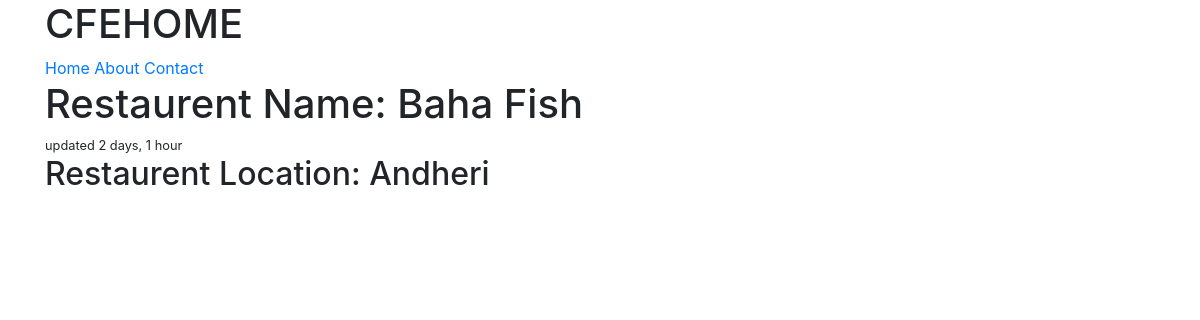
The app's page /restaurent/baha-fish/ with its own data.
### restaurent/models.py (models this page shows, shortened)
class RestaurentLocation(models.Model):
  owner      = models.ForeignKey(User)
  name       = models.CharField(max_length=120)
  location   = models.CharField(max_length=120, null=True, blank=True)
  category   = models.CharField(max_length=120, null=True, blank=True)
  timestamp  = models.DateTimeField(auto_now_add = True)
  updated    = models.DateTimeField(auto_now = True)
  slug       = models.SlugField(null=True, blank=True)
  @property
  def title(self):
    return self.name

### restaurent/views.py (the view)
# urls.py: url(r'^restaurent/(?P<slug>[\w-]+)/$', RestaurentDetailView),
def RestaurentDetailView(request, slug):
  obj = RestaurentLocation.objects.get(slug=slug)
  template_name = 'restaurent/restaurentlocation_detail.html'
  context = {
    "object": obj
  }
  return render(request, template_name, context)

### restaurent/templates/restaurent/restaurentlocation_detail.html (shortened to what this page needs)
{% extends "base.html" %}
{% block content %}
<h1> Restaurent Name: {{ object.title }} </h1><small>updated {{ object.updated | timesince }}</small>
<h2> Restaurent Location: {{ object.location }}</h2>
{% endblock content %}

### records on screen
RestaurentLocation: title "Baha Fish", updated "2 days, 1 hour", location "Andheri"
